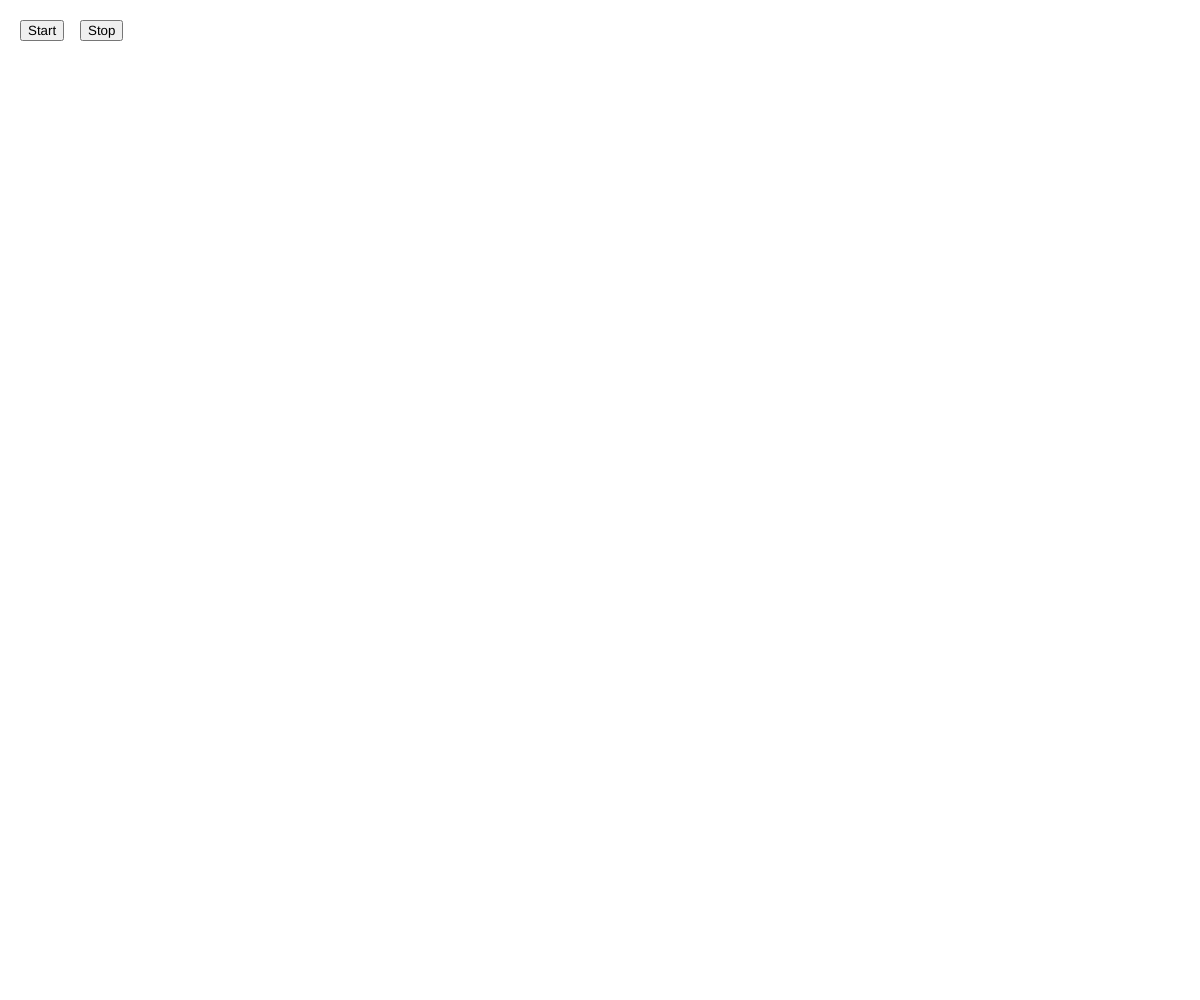
Frame 1 (no input)
Frame 60 (no input): identical to frame 1, image omitted
Frame 120 (the mouse pressed at the canvas centre since frame 60): identical to frame 1, image omitted

The p5.js sketch that drew this single still picture (run headless with seeded random() and noise() and a simulated clock; from frame 60 on, the mouse is pressed at the canvas centre):

// p5.js sketch
// ── sketch.js
let centerX, centerY;
let centerXRD, centerYRD;
let centerXLD, centerYLD;
let centerXRU, centerYRU;
let centerXLU, centerYLU;
let running = false;
let stepSize = 10;

const NORTH = 0;
const NORTHEAST = 1;
const EAST = 2;
const SOUTHEAST = 3;
const SOUTH = 4;
const SOUTHWEST = 5;
const WEST = 6;
const NORTHWEST = 7;
let i=0;

function setup(){
  createCanvas(windowWidth, windowHeight);
  background(255);

  centerX = width / 2;
  centerY = height / 2;

  centerXLD = centerX / 2;
  centerYLD = centerY * 1.5;

  centerXLU = centerX / 2;
  centerYLU = centerY / 2;

  centerXRD = centerX * 1.5;
  centerYRD = centerY * 1.5;

  centerXRU = centerX * 1.5;
  centerYRU = centerY / 2;

  startButton = createButton("Start");
  startButton.position(20, 20);
  startButton.mousePressed(() => running = true);

  stopButton = createButton("Stop");
  stopButton.position(80, 20);
  stopButton.mousePressed(() => running = false);
}

function draw(){

  if (!running) return;

  let direction = floor(random(0, 8));

  switch (direction){
    /*
      N (y-)
      NE (y-,x+)
      E (x+)
      SE (y+, x+)
      S (y+)
      SW (y+, x-)
      W (x-)
      NW (y-,x-)
    */
    case NORTH:      centerY -= stepSize; break;
    case NORTHEAST:  centerX += stepSize; centerY -= stepSize; break;
    case EAST:       centerX += stepSize; break;
    case SOUTHEAST:  centerX += stepSize; centerY += stepSize; break;
    case SOUTH:      centerY += stepSize; break;
    case SOUTHWEST:  centerX -= stepSize; centerY += stepSize; break;
    case WEST:       centerX -= stepSize; break;
    case NORTHWEST:  centerX -= stepSize; centerY -= stepSize; break;
  }

    let directionRU = floor(random(0, 8));

  switch (directionRU){
    /*
      N (y-)
      NE (y-,x+)
      E (x+)
      SE (y+, x+)
      S (y+)
      SW (y+, x-)
      W (x-)
      NW (y-,x-)
    */
    case NORTH:      centerYRU -= stepSize; break;
    case NORTHEAST:  centerXRU += stepSize; centerYRU -= stepSize; break;
    case EAST:       centerXRU += stepSize; break;
    case SOUTHEAST:  centerXRU += stepSize; centerYRU += stepSize; break;
    case SOUTH:      centerYRU += stepSize; break;
    case SOUTHWEST:  centerXRU -= stepSize; centerYRU += stepSize; break;
    case WEST:       centerXRU -= stepSize; break;
    case NORTHWEST:  centerXRU -= stepSize; centerYRU -= stepSize; break;
  }

    let directionLU = floor(random(0, 8));

  switch (directionLU){
 
    case NORTH:      centerYLU -= stepSize; break;
    case NORTHEAST:  centerXLU += stepSize; centerYLU -= stepSize; break;
    case EAST:       centerXLU += stepSize; break;
    case SOUTHEAST:  centerXLU += stepSize; centerYLU += stepSize; break;
    case SOUTH:      centerYLU += stepSize; break;
    case SOUTHWEST:  centerXLU -= stepSize; centerYLU += stepSize; break;
    case WEST:       centerXLU -= stepSize; break;
    case NORTHWEST:  centerXLU -= stepSize; centerYLU -= stepSize; break;
  }

    let directionRD = floor(random(0, 8));

  switch (directionRD){
   
    case NORTH:      centerYRD -= stepSize; break;
    case NORTHEAST:  centerXRD += stepSize; centerYRD -= stepSize; break;
    case EAST:       centerXRD += stepSize; break;
    case SOUTHEAST:  centerXRD += stepSize; centerYRD += stepSize; break;
    case SOUTH:      centerYRD += stepSize; break;
    case SOUTHWEST:  centerXRD -= stepSize; centerYRD += stepSize; break;
    case WEST:       centerXRD -= stepSize; break;
    case NORTHWEST:  centerXRD -= stepSize; centerYRD -= stepSize; break;
  }

    let directionLD = floor(random(0, 8));

  switch (directionLD){
   
    case NORTH:      centerYLD -= stepSize; break;
    case NORTHEAST:  centerXLD += stepSize; centerYLD -= stepSize; break;
    case EAST:       centerXLD += stepSize; break;
    case SOUTHEAST:  centerXLD += stepSize; centerYLD += stepSize; break;
    case SOUTH:      centerYLD += stepSize; break;
    case SOUTHWEST:  centerXLD -= stepSize; centerYLD += stepSize; break;
    case WEST:       centerXLD -= stepSize; break;
    case NORTHWEST:  centerXLD -= stepSize; centerYLD -= stepSize; break;
  }


  i++;
  
  if(i>=255 && i<500){
    fill(random(255), random(255), random(255), 150);
    noStroke();
    circle(centerX, centerY, 40);
  } else if(i<255){
    fill(random(255), random(255), random(255), 150);
    noStroke();
    circle(centerX, centerY, 20);
  } else if(i==500){
    clear();
  }else if(i>=500 && i<755){
    stroke(random(255), random(255), random(255));
    line(centerX,centerY, random(width,-width), random(height, -height));
  }else if(i==755){
    clear();
  }else if(i>=755 && i<855){
    fill(random(255), 0, 0, 0);
    noStroke();
    circle(centerXLU, centerYLU, random(20,80));
  }else if(i>=855 && i<955){
    fill(0, random(255), 0, 0);
    noStroke();
    circle(centerXRU, centerYRU, random(20,80));
  }else if(i>=955 && i<1055){
    fill(0, 0, random(255), 0);
    noStroke();
    circle(centerXLD, centerYLD, random(20,80));
  }else if(i>=1055 && i<1155){
    fill(0, 0, 0, random(255));
    noStroke();
    circle(centerXRD, centerYRD, random(20,80));
  }
}
